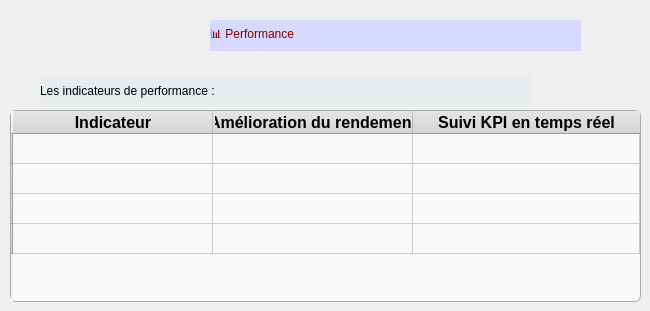
      <widget class="QWidget" name="tab_25">
       <attribute name="title">
        <string>discipline</string>
       </attribute>
       <widget class="QLabel" name="label_97">
        <property name="geometry">
         <rect>
          <x>210</x>
          <y>20</y>
          <width>371</width>
          <height>31</height>
         </rect>
        </property>
        <property name="styleSheet">
         <string notr="true">QLabel {
	background-color: rgb(216, 217, 255);
	font: 700 18pt &quot;Segoe UI&quot;;
    color: #800000; /* dark red like your other slides */
    font-family: &quot;Georgia&quot;;
}
</string>
        </property>
        <property name="text">
         <string>📊 Performance</string>
        </property>
       </widget>
       <widget class="QLabel" name="label_98">
        <property name="geometry">
         <rect>
          <x>40</x>
          <y>75</y>
          <width>491</width>
          <height>31</height>
         </rect>
        </property>
        <property name="styleSheet">
         <string notr="true">background-color: rgb(231, 236, 239);</string>
        </property>
        <property name="text">
         <string>Les indicateurs de performance :</string>
        </property>
       </widget>
       <widget class="QTableWidget" name="tableWidget_8">
        <property name="geometry">
         <rect>
          <x>10</x>
          <y>110</y>
          <width>631</width>
          <height>192</height>
         </rect>
        </property>
        <property name="minimumSize">
         <size>
          <width>301</width>
          <height>192</height>
         </size>
        </property>
        <property name="baseSize">
         <size>
          <width>200</width>
          <height>300</height>
         </size>
        </property>
        <property name="font">
         <font>
          <family>Segoe UI</family>
          <pointsize>12</pointsize>
          <italic>false</italic>
          <bold>true</bold>
         </font>
        </property>
        <property name="styleSheet">
         <string notr="true">QTableWidget {
    border: 1px solid #aaa;
    border-radius: 6px;
    gridline-color: #ccc;
    background: #f9f9f9;
}
QHeaderView::section {
    background-color: #d9d9d9;
    font-weight: bold;
}
</string>
        </property>
        <property name="dragDropMode">
         <enum>QAbstractItemView::DragDropMode::DragDrop</enum>
        </property>
        <property name="defaultDropAction">
         <enum>Qt::DropAction::MoveAction</enum>
        </property>
        <property name="alternatingRowColors">
         <bool>false</bool>
        </property>
        <property name="selectionMode">
         <enum>QAbstractItemView::SelectionMode::NoSelection</enum>
        </property>
        <property name="showGrid">
         <bool>true</bool>
        </property>
        <property name="gridStyle">
         <enum>Qt::PenStyle::SolidLine</enum>
        </property>
        <property name="sortingEnabled">
         <bool>false</bool>
        </property>
        <property name="wordWrap">
         <bool>true</bool>
        </property>
        <property name="cornerButtonEnabled">
         <bool>false</bool>
        </property>
        <property name="columnCount">
         <number>3</number>
        </property>
        <attribute name="horizontalHeaderVisible">
         <bool>true</bool>
        </attribute>
        <attribute name="horizontalHeaderCascadingSectionResizes">
         <bool>true</bool>
        </attribute>
        <attribute name="horizontalHeaderDefaultSectionSize">
         <number>200</number>
        </attribute>
        <attribute name="horizontalHeaderStretchLastSection">
         <bool>true</bool>
        </attribute>
        <attribute name="verticalHeaderCascadingSectionResizes">
         <bool>true</bool>
        </attribute>
        <attribute name="verticalHeaderHighlightSections">
         <bool>true</bool>
        </attribute>
        <attribute name="verticalHeaderShowSortIndicator" stdset="0">
         <bool>true</bool>
        </attribute>
        <attribute name="verticalHeaderStretchLastSection">
         <bool>false</bool>
        </attribute>
        <row>
         <property name="text">
          <string/>
         </property>
        </row>
        <row>
         <property name="text">
          <string/>
         </property>
        </row>
        <row>
         <property name="text">
          <string/>
         </property>
        </row>
        <row>
         <property name="text">
          <string/>
         </property>
        </row>
        <column>
         <property name="text">
          <string>Indicateur</string>
         </property>
        </column>
        <column>
         <property name="text">
          <string>Amélioration du rendement</string>
         </property>
        </column>
        <column>
         <property name="text">
          <string>Suivi KPI en temps réel</string>
         </property>
        </column>
       </widget>
      </widget>
